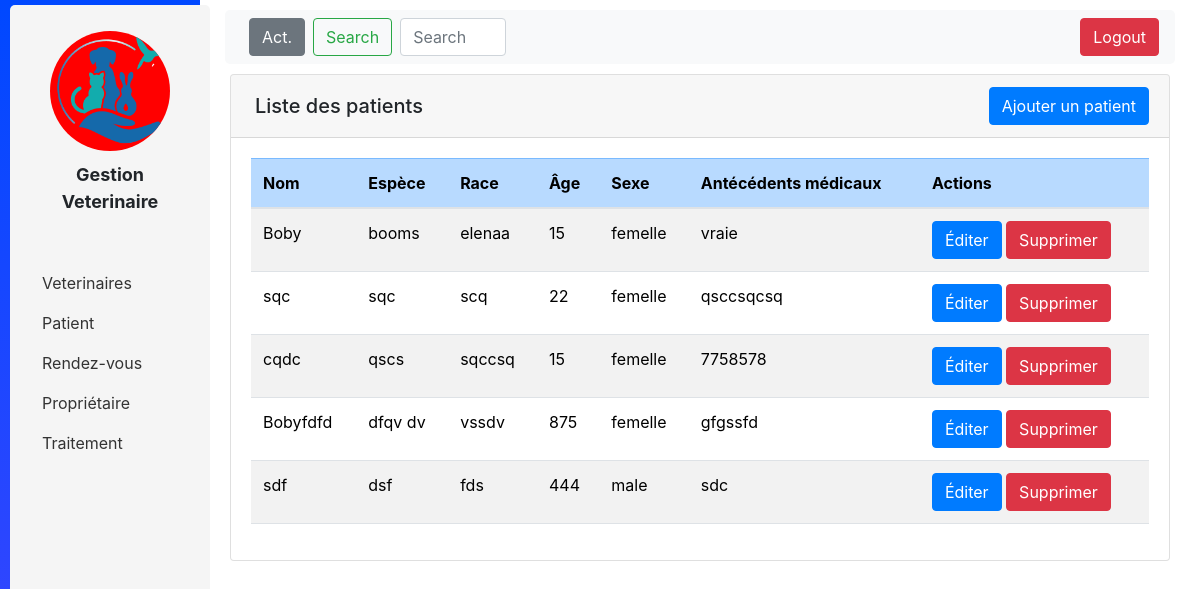
/patient/ (signed in), run on the app's committed database.
### app_patient/models.py (models this page shows, shortened)
class Patient(models.Model):
    nom_pa=models.CharField(max_length=50)
    espece=models.CharField(max_length=50)
    race=models.CharField(max_length=50)
    age=models.IntegerField()
    CHOICE_SEXE = [
        ('male', "male"),
        ('femelle', "femelle"),
    ]
    antecedants_medicaux=models.CharField(max_length=50)
    sexe=models.CharField(choices=CHOICE_SEXE, max_length=20)

### app_patient/views.py (the view, shortened to what this page needs)
# urls.py: path('patient/', PatientListView.as_view(), name='patient-list'),
class PatientListView(LoginRequiredMixin, ListView):
    model = Patient
    template_name = "Patient/list.html"
    context_object_name="patients" # list tableau
    paginate_by = 5
    def get_context_data(self, **kwargs):
        context = super().get_context_data(**kwargs)
        paginator = Paginator(self.get_queryset(), self.paginate_by)
        page = self.request.GET.get('page')
        patients = paginator.get_page(page)
        context['patients'] = patients
        return context
    def get_queryset(self):
        queryset = super().get_queryset()
        search_query = self.request.GET.get('q')
        return queryset

### app_patient/templates/Patient/list.html (shortened to what this page needs)
{% extends 'base.html' %}
{% block content %}
<div class="col-md-10">
  <nav class="navbar navbar-expand-lg bg-body-tertiary">
    <form class="d-flex" method="get">
      <a href="{% url 'patient-list' %}" class="btn btn-secondary mx-2">Act.</a>
      <button class="btn btn-outline-success me-2" type="submit">Search</button>
      <div class="input-group">
        <input class="form-control" type="text" placeholder="Search" name="q" aria-label="Search">
      </div>
    </form>
          <form action="{% url 'logout' %}" method="post">
              <input type="submit" value="Logout" class="btn btn-danger ">
          </form>
</nav>
  <div class="container">
    <div class="card mb-4">
      <div class="card-header d-flex justify-content-between align-items-center">
        <h5 class="m-0">
          Liste des patients
        </h5>
        <a href="{% url 'patient-create' %}" class="btn btn-primary">Ajouter un patient</a>
      </div>
      <div class="card-body">
    <table class="table table-striped">
      <thead>
        <tr class="table-primary">
          <th>Nom</th>
          <th>Espèce</th>
          <th>Race</th>
          <th>Âge</th>
          <th>Sexe</th>
          <th>Antécédents médicaux</th>
          <th>Actions</th>
        </tr>
      </thead>
      <tbody>
        {% for patient in patients %}
          <tr>
            <td>{{ patient.nom_pa }}</td>
            <td>{{ patient.espece }}</td>
            <td>{{ patient.race }}</td>
            <td>{{ patient.age }}</td>
            <td>{{ patient.sexe }}</td>
            <td>{{ patient.antecedants_medicaux }}</td>
            <td>
              <a href="{% url 'patient-update' patient.id %}" class="btn btn-primary">Éditer</a>
              <a href="{% url 'patient-delete' patient.id %}" class="btn btn-danger">Supprimer</a>
            </td>
          </tr>
        {% empty %}
          <tr>
            <td colspan="6">Aucun patient trouvé.</td>
          </tr>
        {% endfor %}
      </tbody>
    </table>
    </div>
  </div>
{% endblock %}

### static/css/style.css (style rules this page uses)
body { display: flex; width: 100%; }
.container { max-height: 500px; overflow: auto; }
.navbar { margin: 10px; border-radius: 5px; }
th { background-color: #5499ff; }

### data on the page
Patient: nom_pa "Boby", espece "booms", race "elenaa", age "15", sexe "femelle", antecedants_medicaux "vraie"
Patient: nom_pa "sqc", espece "sqc", race "scq", age "22", sexe "femelle", antecedants_medicaux "qsccsqcsq"
Patient: nom_pa "cqdc", espece "qscs", race "sqccsq", age "15", sexe "femelle", antecedants_medicaux "7758578"
Patient: nom_pa "Bobyfdfd", espece "dfqv dv", race "vssdv", age "875", sexe "femelle", antecedants_medicaux "gfgssfd"
Patient: nom_pa "sdf", espece "dsf", race "fds", age "444", sexe "male", antecedants_medicaux "sdc"
